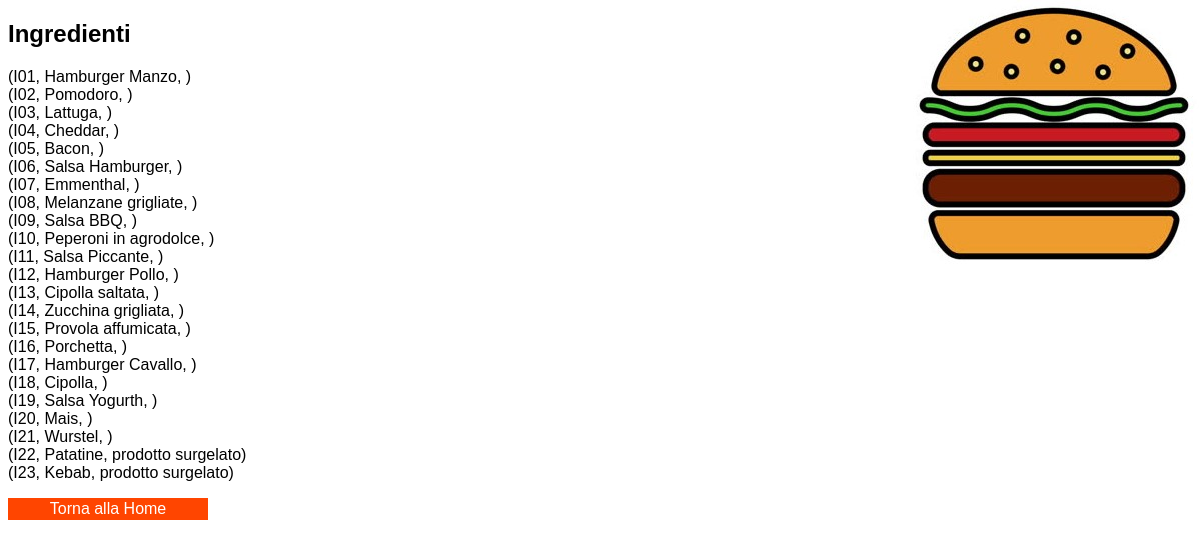
Screenshot of /assets/php/select_Ingrediente.php with the database file from the repository.
### tables this page shows
CREATE TABLE IF NOT EXISTS ingrediente(
	ID_Ingrediente VARCHAR(8) PRIMARY KEY,
	Nome VARCHAR(32) DEFAULT NULL,
	Note VARCHAR(32) DEFAULT NULL
);

### assets/php/select_Ingrediente.php (the view, shortened to what this page needs)
<?php
	include_once 'dbh.php';
?>
<!DOCTYPE html>
<html lang=ita>
<head><meta charset="utf-8">
	<link rel="stylesheet" type="text/css" href="../css/style.css">
</head>
<body>
	<h2>Ingredienti</h2>
	<?php
		$sql = "SELECT * FROM ingrediente;";
		$result = mysqli_query($conn, $sql);
		$resultCheck = mysqli_num_rows($result);
		if ($resultCheck > 0) {
			while($row = mysqli_fetch_assoc($result)){
				echo "(".$row['ID_Ingrediente'].", ".$row['Nome'].", ".$row['Note'].")<br>";
			}
		}
	?>
	<div class="vertical-menu">
		<a href="../../index.php" class=active>Torna alla Home</a>
	</div>
</body>
</html>

### assets/css/style.css (style rules this page uses)
body { background-color: white; background-image: url("../img/bg.jpg"); background-position: right top; background-repeat: no-repeat; background-attachment: fixed; font-family: tahoma, sans-serif; }
.vertical-menu { width: 200px; }
.vertical-menu a { background-color: #F0E68C; color: black; display: block; padding: 2px; text-decoration: none; }
.vertical-menu a.active { background-color: #FF4500; color: white; text-align: center; }

### rows the page displays
ingrediente: ID_Ingrediente "I01", Nome "Hamburger Manzo"
ingrediente: ID_Ingrediente "I02", Nome "Pomodoro"
ingrediente: ID_Ingrediente "I03", Nome "Lattuga"
ingrediente: ID_Ingrediente "I04", Nome "Cheddar"
ingrediente: ID_Ingrediente "I05", Nome "Bacon"
ingrediente: ID_Ingrediente "I06", Nome "Salsa Hamburger"
ingrediente: ID_Ingrediente "I07", Nome "Emmenthal"
ingrediente: ID_Ingrediente "I08", Nome "Melanzane grigliate"
ingrediente: ID_Ingrediente "I09", Nome "Salsa BBQ"
ingrediente: ID_Ingrediente "I10", Nome "Peperoni in agrodolce"
ingrediente: ID_Ingrediente "I11", Nome "Salsa Piccante"
ingrediente: ID_Ingrediente "I12", Nome "Hamburger Pollo"
ingrediente: ID_Ingrediente "I13", Nome "Cipolla saltata"
ingrediente: ID_Ingrediente "I14", Nome "Zucchina grigliata"
ingrediente: ID_Ingrediente "I15", Nome "Provola affumicata"
ingrediente: ID_Ingrediente "I16", Nome "Porchetta"
ingrediente: ID_Ingrediente "I17", Nome "Hamburger Cavallo"
ingrediente: ID_Ingrediente "I18", Nome "Cipolla"
ingrediente: ID_Ingrediente "I19", Nome "Salsa Yogurth"
ingrediente: ID_Ingrediente "I20", Nome "Mais"
ingrediente: ID_Ingrediente "I21", Nome "Wurstel"
ingrediente: ID_Ingrediente "I22", Nome "Patatine", Note "prodotto surgelato"
ingrediente: ID_Ingrediente "I23", Nome "Kebab", Note "prodotto surgelato"
